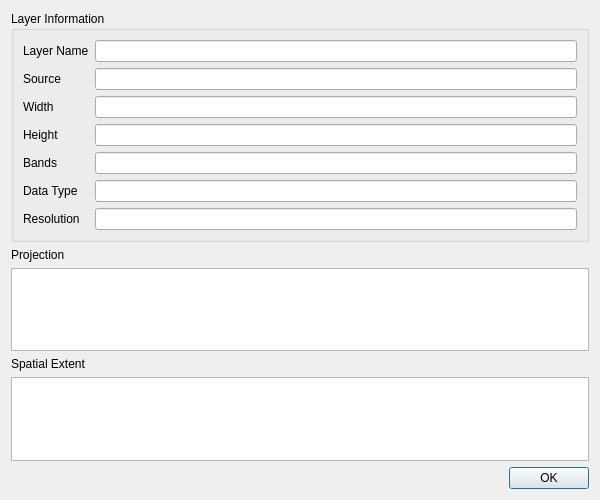
<?xml version="1.0" encoding="UTF-8"?>
<ui version="4.0">
 <class>LayerProperties</class>
 <widget class="QDialog" name="LayerProperties">
  <property name="geometry">
   <rect>
    <x>0</x>
    <y>0</y>
    <width>600</width>
    <height>500</height>
   </rect>
  </property>
  <property name="windowTitle">
   <string>Layer Properties</string>
  </property>

  <layout class="QVBoxLayout" name="verticalLayout">

   <item>
    <widget class="QGroupBox" name="groupBox">
     <property name="title">
      <string>Layer Information</string>
     </property>

     <layout class="QFormLayout" name="formLayout">

      <item row="0" column="0">
       <widget class="QLabel" name="labelLayerName">
        <property name="text">
         <string>Layer Name</string>
        </property>
       </widget>
      </item>
      <item row="0" column="1">
       <widget class="QLineEdit" name="layerNameLineEdit">
        <property name="readOnly">
         <bool>true</bool>
        </property>
       </widget>
      </item>

      <item row="1" column="0">
       <widget class="QLabel" name="labelSource">
        <property name="text">
         <string>Source</string>
        </property>
       </widget>
      </item>
      <item row="1" column="1">
       <widget class="QLineEdit" name="sourceLineEdit">
        <property name="readOnly">
         <bool>true</bool>
        </property>
       </widget>
      </item>

      <item row="2" column="0">
       <widget class="QLabel" name="labelWidth">
        <property name="text">
         <string>Width</string>
        </property>
       </widget>
      </item>
      <item row="2" column="1">
       <widget class="QLineEdit" name="widthLineEdit">
        <property name="readOnly">
         <bool>true</bool>
        </property>
       </widget>
      </item>

      <item row="3" column="0">
       <widget class="QLabel" name="labelHeight">
        <property name="text">
         <string>Height</string>
        </property>
       </widget>
      </item>
      <item row="3" column="1">
       <widget class="QLineEdit" name="heightLineEdit">
        <property name="readOnly">
         <bool>true</bool>
        </property>
       </widget>
      </item>

      <item row="4" column="0">
       <widget class="QLabel" name="labelBands">
        <property name="text">
         <string>Bands</string>
        </property>
       </widget>
      </item>
      <item row="4" column="1">
       <widget class="QLineEdit" name="bandsLineEdit">
        <property name="readOnly">
         <bool>true</bool>
        </property>
       </widget>
      </item>

      <item row="5" column="0">
       <widget class="QLabel" name="labelDataType">
        <property name="text">
         <string>Data Type</string>
        </property>
       </widget>
      </item>
      <item row="5" column="1">
       <widget class="QLineEdit" name="datatypeLineEdit">
        <property name="readOnly">
         <bool>true</bool>
        </property>
       </widget>
      </item>

      <item row="6" column="0">
       <widget class="QLabel" name="labelResolution">
        <property name="text">
         <string>Resolution</string>
        </property>
       </widget>
      </item>
      <item row="6" column="1">
       <widget class="QLineEdit" name="resolutionLineEdit">
        <property name="readOnly">
         <bool>true</bool>
        </property>
       </widget>
      </item>

     </layout>
    </widget>
   </item>

   <item>
    <widget class="QLabel" name="labelProjection">
     <property name="text">
      <string>Projection</string>
     </property>
    </widget>
   </item>

   <item>
    <widget class="QPlainTextEdit" name="projectionTextEdit">
     <property name="readOnly">
      <bool>true</bool>
     </property>
    </widget>
   </item>

   <item>
    <widget class="QLabel" name="labelExtent">
     <property name="text">
      <string>Spatial Extent</string>
     </property>
    </widget>
   </item>

   <item>
    <widget class="QPlainTextEdit" name="extentTextEdit">
     <property name="readOnly">
      <bool>true</bool>
     </property>
    </widget>
   </item>

   <item>
    <widget class="QDialogButtonBox" name="buttonBox">
     <property name="standardButtons">
      <set>QDialogButtonBox::Ok</set>
     </property>
    </widget>
   </item>

  </layout>
 </widget>

 <connections>
  <connection>
   <sender>buttonBox</sender>
   <signal>accepted()</signal>
   <receiver>LayerProperties</receiver>
   <slot>accept()</slot>
  </connection>
 </connections>

</ui>
